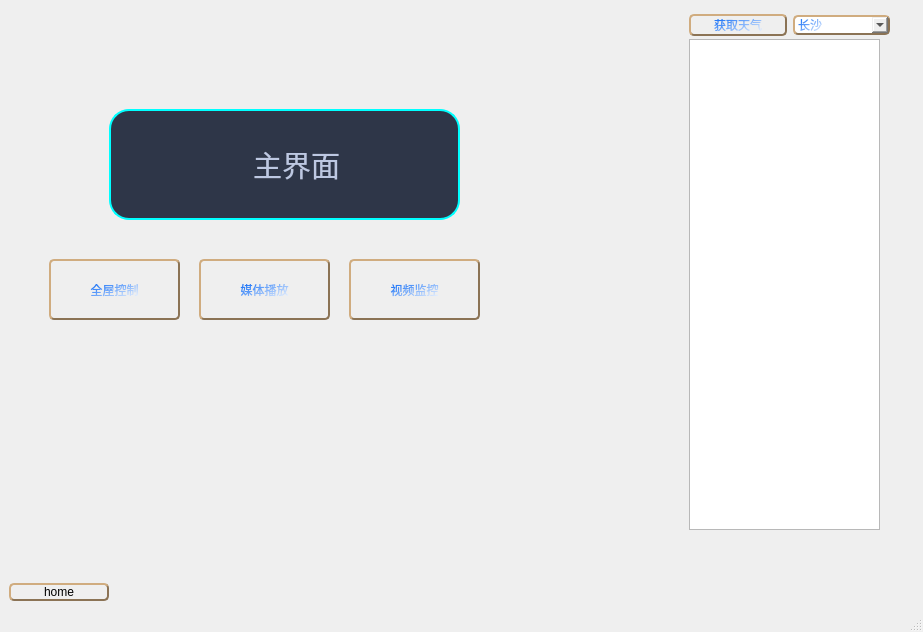
<?xml version="1.0" encoding="UTF-8"?>
<ui version="4.0">
 <class>MainWindow</class>
 <widget class="QMainWindow" name="MainWindow">
  <property name="geometry">
   <rect>
    <x>0</x>
    <y>0</y>
    <width>923</width>
    <height>632</height>
   </rect>
  </property>
  <property name="windowTitle">
   <string>MainWindow</string>
  </property>
  <widget class="QWidget" name="centralwidget">
   <layout class="QVBoxLayout" name="verticalLayout">
    <item>
     <widget class="QStackedWidget" name="stackedWidget">
      <property name="currentIndex">
       <number>0</number>
      </property>
      <widget class="QWidget" name="page">
       <property name="styleSheet">
        <string notr="true">background-image:url(:/res/home_background.png);</string>
       </property>
       <widget class="QPushButton" name="pushButton_2">
        <property name="geometry">
         <rect>
          <x>40</x>
          <y>250</y>
          <width>131</width>
          <height>61</height>
         </rect>
        </property>
        <property name="styleSheet">
         <string notr="true">QPushButton {
font: 12pt &quot;华文琥珀&quot;;
color: qlineargradient(spread:reflect, x1:0, y1:0, x2:1, y2:1, stop:0.173684 rgba(37, 121, 247, 255), stop:1 rgba(255, 255, 255, 255));
border-style: outset;            /* 边框风格 */
border-width: 2px;               /* 边框宽度 */
border-radius: 5px;              /* 边框圆角 */
border-color: #8B7355;           /* 边框颜色 */}
QPushButton:hover { font: 9pt &quot;华文琥珀&quot;;}</string>
        </property>
        <property name="text">
         <string>全屋控制</string>
        </property>
       </widget>
       <widget class="QPushButton" name="pushButton_3">
        <property name="geometry">
         <rect>
          <x>190</x>
          <y>250</y>
          <width>131</width>
          <height>61</height>
         </rect>
        </property>
        <property name="styleSheet">
         <string notr="true">QPushButton {
font: 12pt &quot;华文琥珀&quot;;
color: qlineargradient(spread:reflect, x1:0, y1:0, x2:1, y2:1, stop:0.173684 rgba(37, 121, 247, 255), stop:1 rgba(255, 255, 255, 255));
border-style: outset;            /* 边框风格 */
border-width: 2px;               /* 边框宽度 */
border-radius: 5px;              /* 边框圆角 */
border-color: #8B7355;           /* 边框颜色 */}
QPushButton:hover { font: 9pt &quot;华文琥珀&quot;;}</string>
        </property>
        <property name="text">
         <string>媒体播放</string>
        </property>
       </widget>
       <widget class="QPushButton" name="pushButton_4">
        <property name="geometry">
         <rect>
          <x>340</x>
          <y>250</y>
          <width>131</width>
          <height>61</height>
         </rect>
        </property>
        <property name="styleSheet">
         <string notr="true">QPushButton {
font: 12pt &quot;华文琥珀&quot;;
color: qlineargradient(spread:reflect, x1:0, y1:0, x2:1, y2:1, stop:0.173684 rgba(37, 121, 247, 255), stop:1 rgba(255, 255, 255, 255));
border-style: outset;            /* 边框风格 */
border-width: 2px;               /* 边框宽度 */
border-radius: 5px;              /* 边框圆角 */
border-color: #8B7355;           /* 边框颜色 */}
QPushButton:hover { font: 9pt &quot;华文琥珀&quot;;}</string>
        </property>
        <property name="text">
         <string>视频监控</string>
        </property>
       </widget>
       <widget class="QLabel" name="label">
        <property name="geometry">
         <rect>
          <x>100</x>
          <y>100</y>
          <width>351</width>
          <height>111</height>
         </rect>
        </property>
        <property name="styleSheet">
         <string notr="true">QLabel {
    font-family: &quot;Microsoft YaHei&quot;;
    font-size: 18px;
    color: #BDC8E2;
    font-style: normal;
    font-weight: normal;

    border-style: solid;
    border-width: 2px;
    border-color: aqua;
    border-radius: 20px;

    padding-left: 20px;
    padding-top: 0px;

    background-image: url(&quot;./image.png&quot;);
    background-color: #2E3648;
    background-repeat: no-repeat;
    background-position: left center;
}</string>
        </property>
        <property name="text">
         <string>&lt;html&gt;&lt;head/&gt;&lt;body&gt;&lt;p align=&quot;center&quot;&gt;&lt;span style=&quot; font-size:22pt;&quot;&gt; 主界面&lt;/span&gt;&lt;/p&gt;&lt;/body&gt;&lt;/html&gt;</string>
        </property>
       </widget>
       <widget class="QTextEdit" name="textEdit">
        <property name="geometry">
         <rect>
          <x>680</x>
          <y>30</y>
          <width>191</width>
          <height>491</height>
         </rect>
        </property>
        <property name="styleSheet">
         <string notr="true">    font-family: &quot;Microsoft YaHei&quot;;
    font-size: 18px;
    color: #BDC8E2;
    font-style: normal;
    font-weight: normal;</string>
        </property>
        <property name="readOnly">
         <bool>true</bool>
        </property>
       </widget>
       <widget class="QWidget" name="layoutWidget">
        <property name="geometry">
         <rect>
          <x>680</x>
          <y>0</y>
          <width>201</width>
          <height>33</height>
         </rect>
        </property>
        <layout class="QHBoxLayout" name="horizontalLayout">
         <item>
          <widget class="QPushButton" name="pushButton_weather">
           <property name="styleSheet">
            <string notr="true">QPushButton {
font: 12pt &quot;华文琥珀&quot;;
color: qlineargradient(spread:reflect, x1:0, y1:0, x2:1, y2:1, stop:0.173684 rgba(37, 121, 247, 255), stop:1 rgba(255, 255, 255, 255));
border-style: outset;            /* 边框风格 */
border-width: 2px;               /* 边框宽度 */
border-radius: 5px;              /* 边框圆角 */
border-color: #8B7355;           /* 边框颜色 */}
QPushButton:hover { font: 9pt &quot;华文琥珀&quot;;}</string>
           </property>
           <property name="text">
            <string>获取天气</string>
           </property>
          </widget>
         </item>
         <item>
          <widget class="QComboBox" name="comboBox">
           <property name="styleSheet">
            <string notr="true">QComboBox {
font: 12pt &quot;华文琥珀&quot;;
color: qlineargradient(spread:reflect, x1:0, y1:0, x2:1, y2:1, stop:0.173684 rgba(37, 121, 247, 255), stop:1 rgba(255, 255, 255, 255));
border-style: outset;            /* 边框风格 */
border-width: 2px;               /* 边框宽度 */
border-radius: 5px;              /* 边框圆角 */
border-color: #8B7355;           /* 边框颜色 */}
QComboBox:hover { font: 9pt &quot;华文琥珀&quot;;}</string>
           </property>
           <item>
            <property name="text">
             <string>长沙</string>
            </property>
           </item>
           <item>
            <property name="text">
             <string>深圳</string>
            </property>
           </item>
           <item>
            <property name="text">
             <string>北京</string>
            </property>
           </item>
           <item>
            <property name="text">
             <string>广州</string>
            </property>
           </item>
           <item>
            <property name="text">
             <string>上海</string>
            </property>
           </item>
          </widget>
         </item>
        </layout>
       </widget>
      </widget>
     </widget>
    </item>
    <item>
     <widget class="QPushButton" name="btn_home">
      <property name="maximumSize">
       <size>
        <width>100</width>
        <height>16777215</height>
       </size>
      </property>
      <property name="styleSheet">
       <string notr="true">QPushButton {
font: 12pt &quot;华文琥珀&quot;;
border-style: outset;            /* 边框风格 */
border-width: 2px;               /* 边框宽度 */
border-radius: 5px;              /* 边框圆角 */
border-color: #8B7355;           /* 边框颜色 */}
QPushButton:hover { font: 9pt &quot;华文琥珀&quot;;}</string>
      </property>
      <property name="text">
       <string>home</string>
      </property>
     </widget>
    </item>
   </layout>
  </widget>
  <widget class="QMenuBar" name="menubar">
   <property name="geometry">
    <rect>
     <x>0</x>
     <y>0</y>
     <width>923</width>
     <height>26</height>
    </rect>
   </property>
  </widget>
  <widget class="QStatusBar" name="statusbar"/>
 </widget>
 <resources/>
 <connections/>
</ui>
